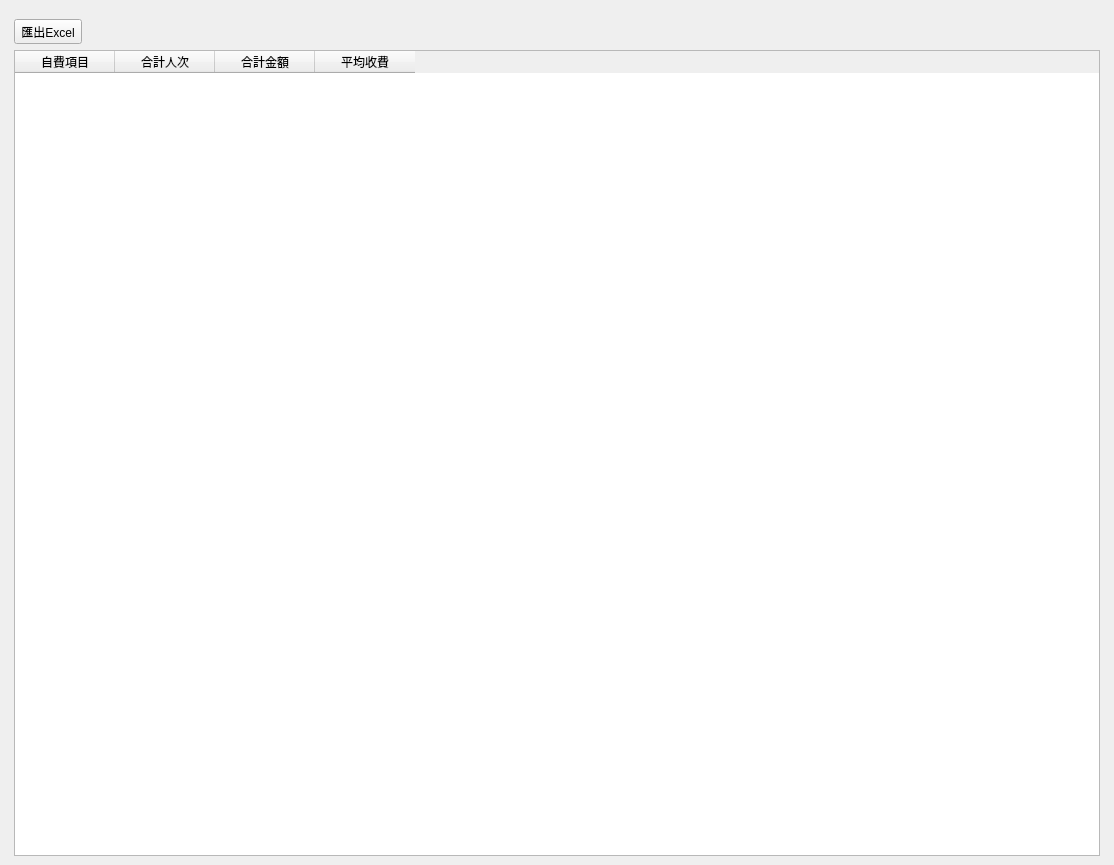
<?xml version="1.0" encoding="UTF-8"?>
<ui version="4.0">
 <class>WindowStatisticsDoctorCount</class>
 <widget class="QMainWindow" name="WindowStatisticsDoctorCount">
  <property name="geometry">
   <rect>
    <x>0</x>
    <y>0</y>
    <width>1114</width>
    <height>865</height>
   </rect>
  </property>
  <property name="windowTitle">
   <string>醫師人數統計</string>
  </property>
  <widget class="QWidget" name="centralwidget">
   <layout class="QHBoxLayout" name="horizontalLayout">
    <item>
     <layout class="QVBoxLayout" name="verticalLayout">
      <property name="leftMargin">
       <number>5</number>
      </property>
      <property name="topMargin">
       <number>10</number>
      </property>
      <property name="rightMargin">
       <number>5</number>
      </property>
      <item>
       <layout class="QVBoxLayout" name="verticalLayout_5">
        <item>
         <layout class="QHBoxLayout" name="horizontalLayout_2">
          <item>
           <layout class="QVBoxLayout" name="verticalLayout_2">
            <item>
             <layout class="QHBoxLayout" name="horizontalLayout_3">
              <item>
               <widget class="QToolButton" name="toolButton_export_excel">
                <property name="text">
                 <string>匯出Excel</string>
                </property>
                <property name="icon">
                 <iconset>
                  <normaloff>../icons/document-export.svg</normaloff>../icons/document-export.svg</iconset>
                </property>
                <property name="toolButtonStyle">
                 <enum>Qt::ToolButtonTextBesideIcon</enum>
                </property>
               </widget>
              </item>
              <item>
               <spacer name="horizontalSpacer">
                <property name="orientation">
                 <enum>Qt::Horizontal</enum>
                </property>
                <property name="sizeHint" stdset="0">
                 <size>
                  <width>40</width>
                  <height>20</height>
                 </size>
                </property>
               </spacer>
              </item>
             </layout>
            </item>
            <item>
             <widget class="QTableWidget" name="tableWidget_case_amount">
              <property name="editTriggers">
               <set>QAbstractItemView::NoEditTriggers</set>
              </property>
              <property name="alternatingRowColors">
               <bool>true</bool>
              </property>
              <property name="selectionMode">
               <enum>QAbstractItemView::SingleSelection</enum>
              </property>
              <property name="selectionBehavior">
               <enum>QAbstractItemView::SelectRows</enum>
              </property>
              <column>
               <property name="text">
                <string>自費項目</string>
               </property>
              </column>
              <column>
               <property name="text">
                <string>合計人次</string>
               </property>
              </column>
              <column>
               <property name="text">
                <string>合計金額</string>
               </property>
              </column>
              <column>
               <property name="text">
                <string>平均收費</string>
               </property>
              </column>
             </widget>
            </item>
           </layout>
          </item>
          <item>
           <layout class="QVBoxLayout" name="verticalLayout_chart"/>
          </item>
         </layout>
        </item>
       </layout>
      </item>
     </layout>
    </item>
   </layout>
  </widget>
  <widget class="QMenuBar" name="menubar">
   <property name="geometry">
    <rect>
     <x>0</x>
     <y>0</y>
     <width>1114</width>
     <height>29</height>
    </rect>
   </property>
  </widget>
  <action name="action_export_excel">
   <property name="icon">
    <iconset>
     <normaloff>../icons/document-export.svg</normaloff>../icons/document-export.svg</iconset>
   </property>
   <property name="text">
    <string>匯出Excel</string>
   </property>
  </action>
 </widget>
 <resources/>
 <connections/>
</ui>
